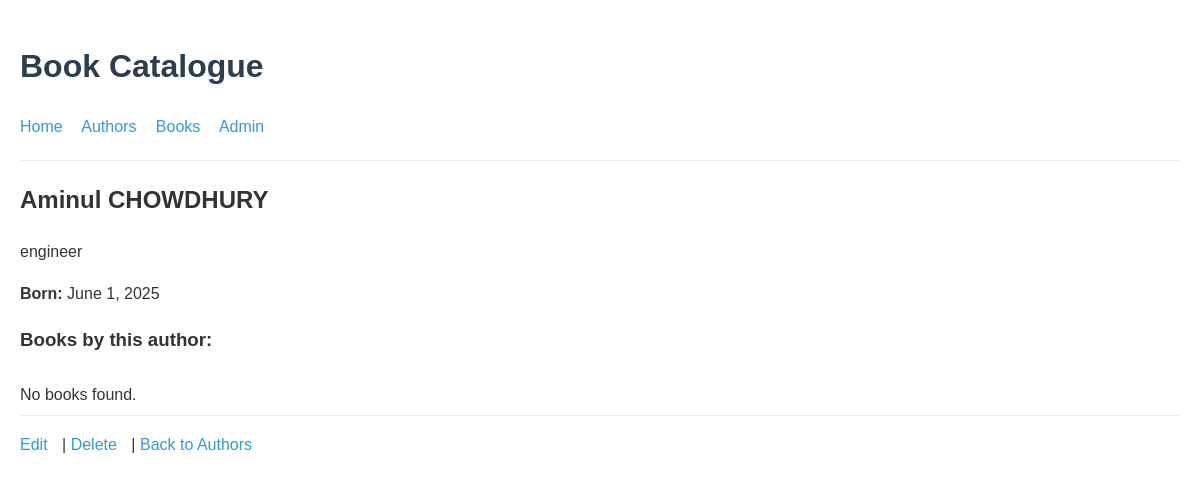
The app's page /authors/1/ with its own data.
### books/models.py (models this page shows, shortened)
class Author(models.Model):
    first_name = models.CharField(max_length=100)
    last_name = models.CharField(max_length=100)
    bio = models.TextField(blank=True, null=True)
    birth_date = models.DateField(blank=True, null=True)
    class Meta:
        ordering = ['last_name', 'first_name']
        verbose_name = 'Author'
        verbose_name_plural = 'Authors'
    def __str__(self) -> str:
        return f"{self.first_name} {self.last_name}"

### books/views.py (the view)
# urls.py: path('authors/<int:pk>/', views.AuthorDetailView.as_view(), name='author-detail'),
class AuthorDetailView(DetailView):
    model = Author
    template_name = 'books/author_detail.html'

### books/templates/books/author_detail.html
{% extends "books/base.html" %}
{% block content %}
    <div class="container">
        <h2>{{ author }}</h2>
        <div>
            {% if author.bio %}
                <p>{{ author.bio }}</p>
            {% endif %}
            {% if author.birth_date %}
                <p><strong>Born:</strong> {{ author.birth_date }}</p>
            {% endif %}
        </div>
        <h3>Books by this author:</h3>
        <ul class="list">
            {% for book in author.books.all %}
                <li><a href="{% url 'books:book-detail' book.pk %}">{{ book.title }}</a></li>
            {% empty %}
                <li>No books found.</li>
            {% endfor %}
        </ul>
        <div class="actions">
            <a href="{% url 'books:author-update' author.pk %}">Edit</a> |
            <a href="{% url 'books:author-delete' author.pk %}">Delete</a> |
            <a href="{% url 'books:author-list' %}">Back to Authors</a>
        </div>
    </div>
{% endblock %}

### books/templates/books/base.html (style rules this page uses)
body { font-family: Arial, sans-serif; line-height: 1.6; margin: 0; padding: 20px; max-width: 1200px; margin: 0 auto; color: #333; }
.container { margin: 20px 0; }
.list { list-style: none; padding: 0; }
.list li { padding: 8px 0; border-bottom: 1px solid #eee; }
.actions a { margin-right: 10px; color: #3498db; text-decoration: none; }

### records on screen
Author: first_name+last_name "Aminul CHOWDHURY", bio "engineer", birth_date "June 1, 2025"
